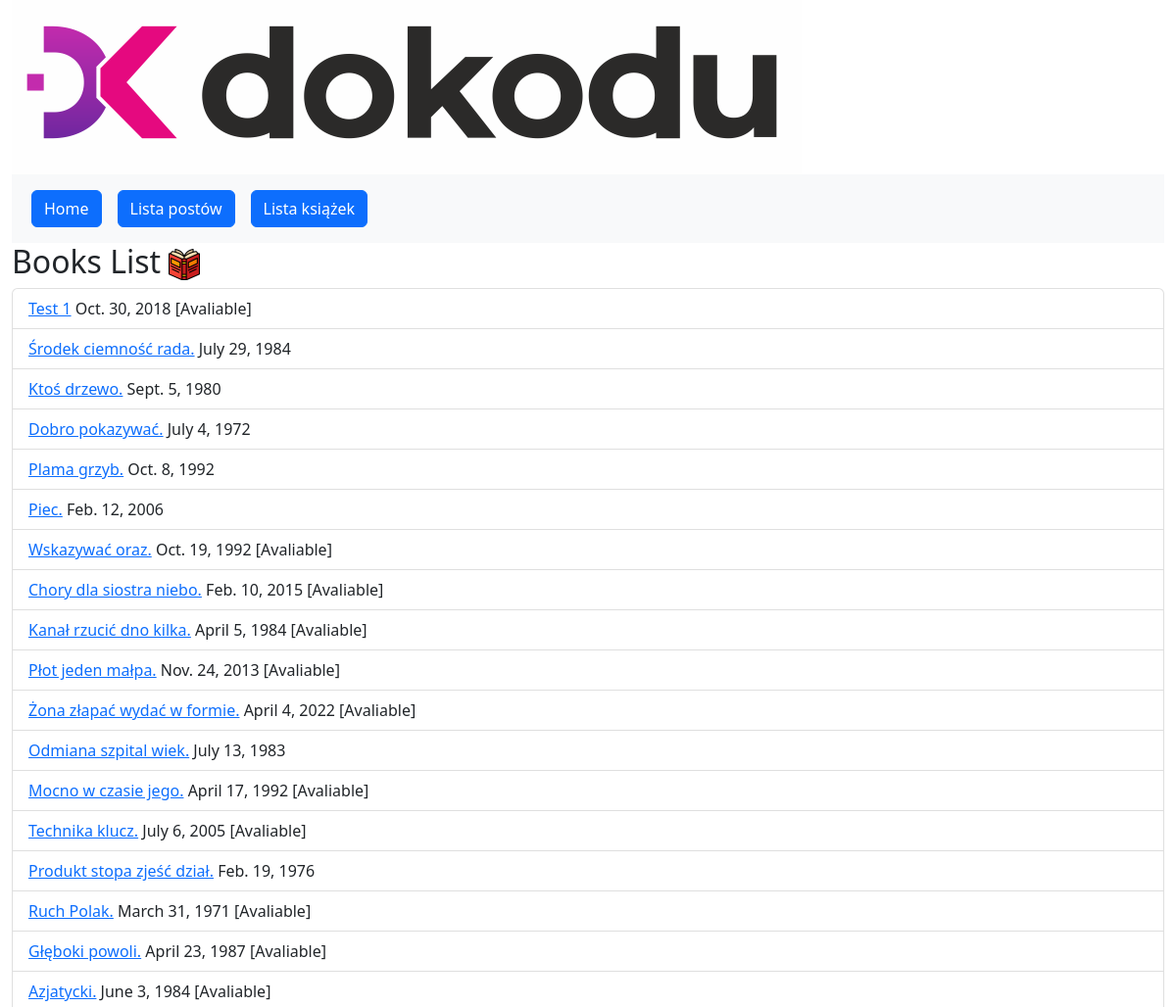
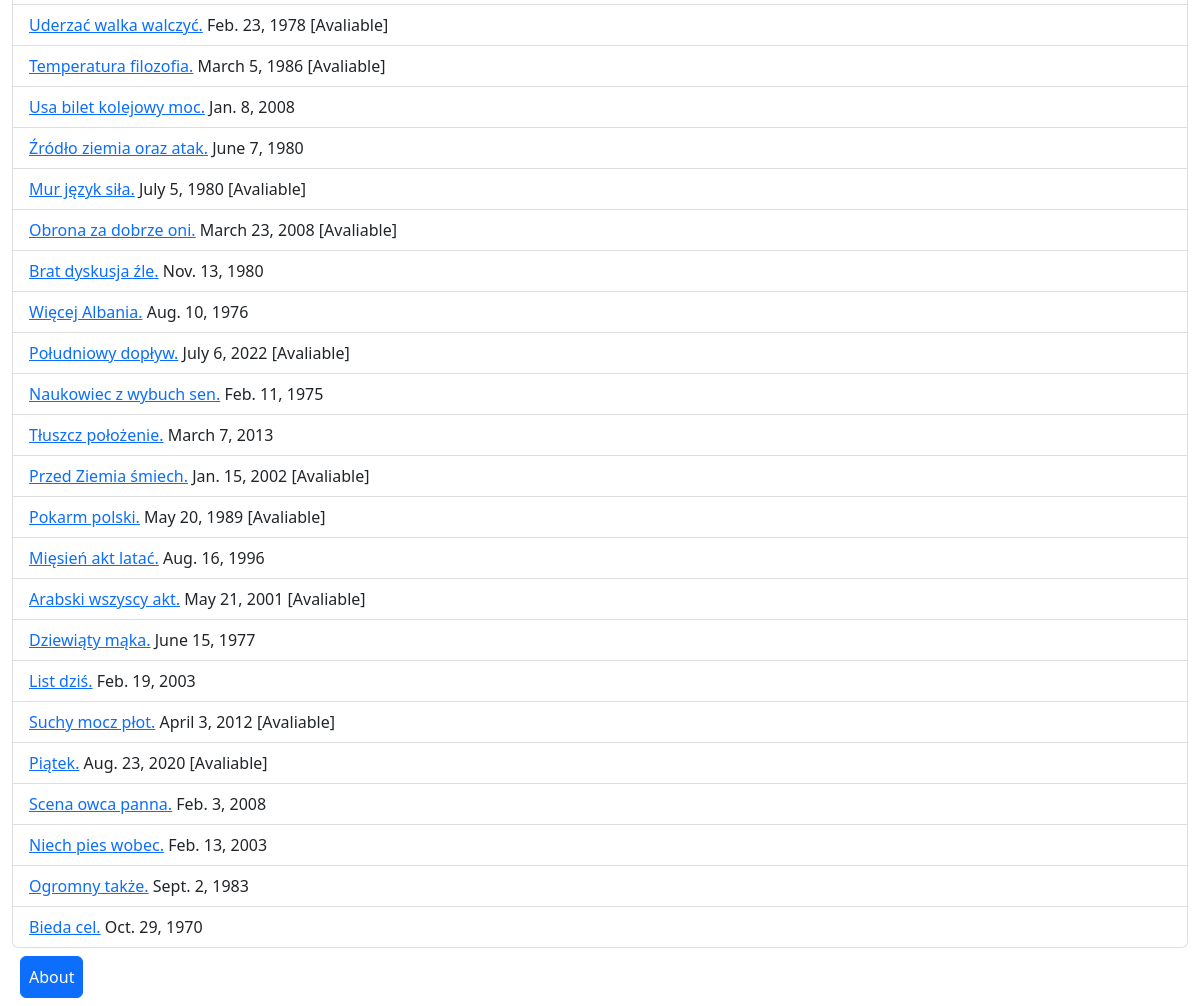
The page /books/ on the database its author committed (2 pictures, top to bottom).
### books/models.py (models this page shows, shortened)
class Book(TimeStamped):
    title = models.CharField(max_length=300)
    description = models.TextField()
    publication_year = models.DateField()
    avaliable = models.BooleanField(default=True)
    authors = models.ManyToManyField(Author, related_name="books")
    tags = models.ManyToManyField("tags.Tag", related_name="books")

### books/views.py (the view)
# urls.py: path('', books_list, name="list"),
def books_list(request):
    books = Book.objects.all()
    return render(request, "books/books_list.html", {'books_list': books})

### books/templates/books/books_list.html
{% extends "base.html" %}
{% load static %}
    {% block content %}
    <h2>Books List <img src="{% static 'books/img/book.png' %}" width="32px" height="32px" alt="book icon"></h2>
      <ul class="list-group">
        {% for book in books_list %}
            <li class="list-group-item">
                <a href="{% url 'books:details' book.id %}">{{ book.title }}</a> {{ book.publication_year }}
            {% if book.avaliable %}
                    [Avaliable]
                {% endif %}
            </li>
        {% endfor %}
    </ul>
    {% endblock content %}

### rows shown on the page
Book: title "Test 1", publication_year "Oct. 30, 2018", avaliable "[Avaliable]"
Book: title "Środek ciemność rada.", publication_year "July 29, 1984"
Book: title "Ktoś drzewo.", publication_year "Sept. 5, 1980"
Book: title "Dobro pokazywać.", publication_year "July 4, 1972"
Book: title "Plama grzyb.", publication_year "Oct. 8, 1992"
Book: title "Piec.", publication_year "Feb. 12, 2006"
Book: title "Wskazywać oraz.", publication_year "Oct. 19, 1992", avaliable "[Avaliable]"
Book: title "Chory dla siostra niebo.", publication_year "Feb. 10, 2015", avaliable "[Avaliable]"
Book: title "Kanał rzucić dno kilka.", publication_year "April 5, 1984", avaliable "[Avaliable]"
Book: title "Płot jeden małpa.", publication_year "Nov. 24, 2013", avaliable "[Avaliable]"
Book: title "Żona złapać wydać w formie.", publication_year "April 4, 2022", avaliable "[Avaliable]"
Book: title "Odmiana szpital wiek.", publication_year "July 13, 1983"
Book: title "Mocno w czasie jego.", publication_year "April 17, 1992", avaliable "[Avaliable]"
Book: title "Technika klucz.", publication_year "July 6, 2005", avaliable "[Avaliable]"
Book: title "Produkt stopa zjeść dział.", publication_year "Feb. 19, 1976"
Book: title "Ruch Polak.", publication_year "March 31, 1971", avaliable "[Avaliable]"
Book: title "Głęboki powoli.", publication_year "April 23, 1987", avaliable "[Avaliable]"
Book: title "Azjatycki.", publication_year "June 3, 1984", avaliable "[Avaliable]"
Book: title "Uderzać walka walczyć.", publication_year "Feb. 23, 1978", avaliable "[Avaliable]"
Book: title "Temperatura filozofia.", publication_year "March 5, 1986", avaliable "[Avaliable]"
Book: title "Usa bilet kolejowy moc.", publication_year "Jan. 8, 2008"
Book: title "Źródło ziemia oraz atak.", publication_year "June 7, 1980"
Book: title "Mur język siła.", publication_year "July 5, 1980", avaliable "[Avaliable]"
Book: title "Obrona za dobrze oni.", publication_year "March 23, 2008", avaliable "[Avaliable]"
Book: title "Brat dyskusja źle.", publication_year "Nov. 13, 1980"
Book: title "Więcej Albania.", publication_year "Aug. 10, 1976"
Book: title "Południowy dopływ.", publication_year "July 6, 2022", avaliable "[Avaliable]"
Book: title "Naukowiec z wybuch sen.", publication_year "Feb. 11, 1975"
Book: title "Tłuszcz położenie.", publication_year "March 7, 2013"
Book: title "Przed Ziemia śmiech.", publication_year "Jan. 15, 2002", avaliable "[Avaliable]"
Book: title "Pokarm polski.", publication_year "May 20, 1989", avaliable "[Avaliable]"
Book: title "Mięsień akt latać.", publication_year "Aug. 16, 1996"
Book: title "Arabski wszyscy akt.", publication_year "May 21, 2001", avaliable "[Avaliable]"
Book: title "Dziewiąty mąka.", publication_year "June 15, 1977"
Book: title "List dziś.", publication_year "Feb. 19, 2003"
Book: title "Suchy mocz płot.", publication_year "April 3, 2012", avaliable "[Avaliable]"
Book: title "Piątek.", publication_year "Aug. 23, 2020", avaliable "[Avaliable]"
Book: title "Scena owca panna.", publication_year "Feb. 3, 2008"
Book: title "Niech pies wobec.", publication_year "Feb. 13, 2003"
Book: title "Ogromny także.", publication_year "Sept. 2, 1983"
Book: title "Bieda cel.", publication_year "Oct. 29, 1970"
